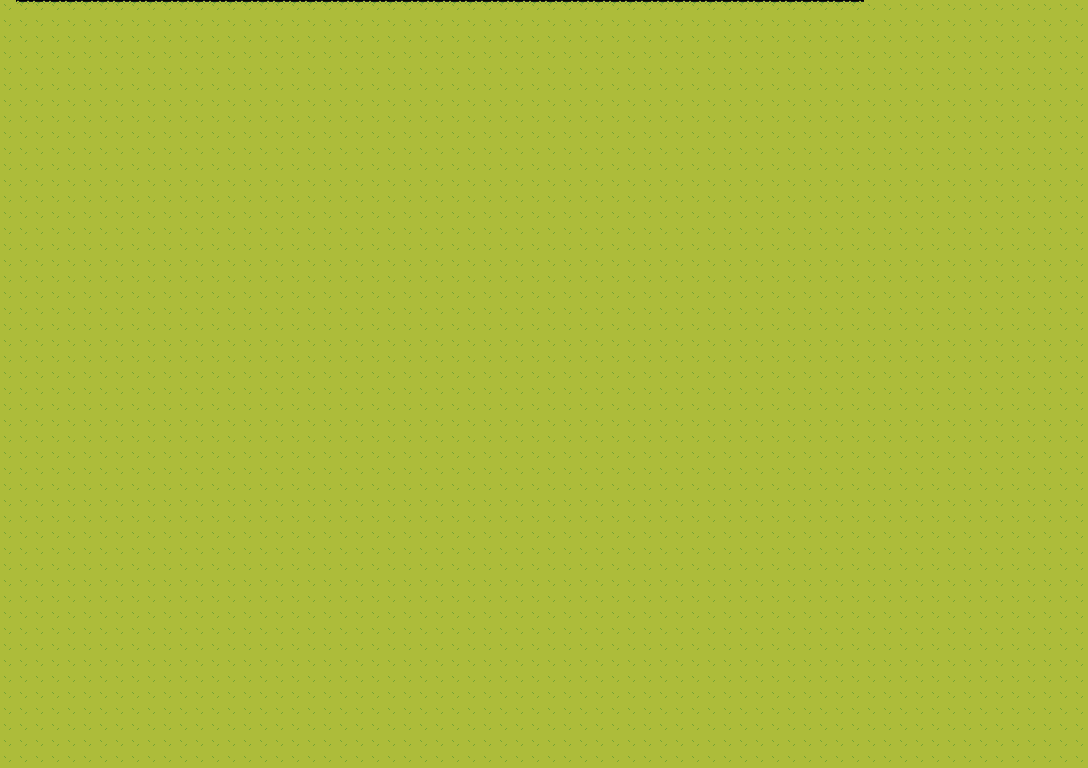

A 2D game scene composited from a Tiled map and its tileset images. What follows is a short description and the map's XML, with each tile layer's data collapsed to a summary:
An orthogonal 68x48 tile map with 16x16 px tiles, 1 tile layer (Tile Layer 1).

<map version="1.10" tiledversion="1.10.2" orientation="orthogonal" renderorder="right-down" width="68" height="48" tilewidth="16" tileheight="16" infinite="0" nextlayerid="2" nextobjectid="1">
 <tileset firstgid="1" name="TilesetField" tilewidth="16" tileheight="16" tilecount="75" columns="5">
  <image source="images/TilesetField.png" width="80" height="240" />
 </tileset>
 <layer id="1" name="Tile Layer 1" width="68" height="48">
  <data>[3264 cells, 3264 non-empty, 2 distinct tile ids]</data>
 </layer>
</map>
